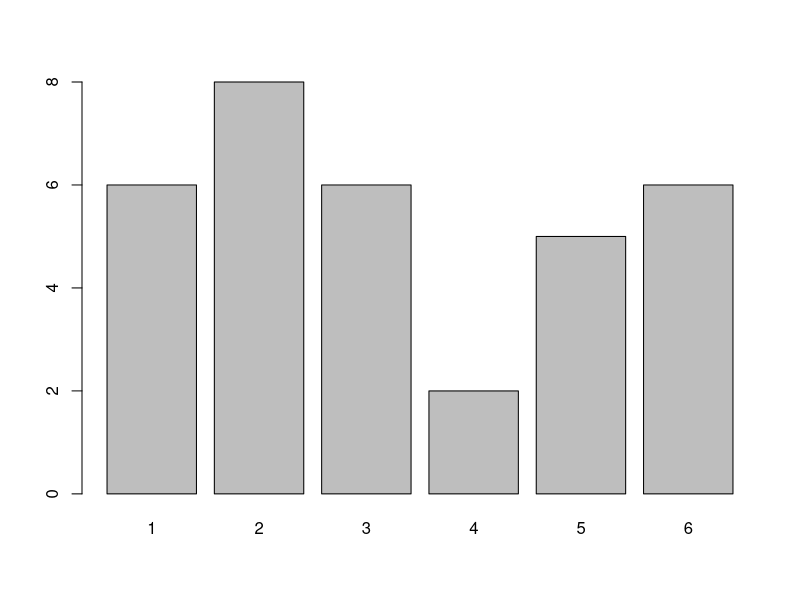

R code for this plot:
## ---- chunk 1
## Example: Create two variables, a and b.
## Then add them together.
a <- 1
b =  2
c <- a + b
c
## ---- chunk 2
## Addition doesn't work with characters. But you can paste.
## This is called concatenation in many other languages.
foo <- "a"
bar <- "b"

paste(foo, bar, sep = " | ")

## ---- chunk 3
## Tests of equality
a == b
a != b
## ---- chunk 4
## More tests of equality
foo == bar
foo != bar
## ---- chunk 5
## We can do other tests.
a > b
c <= a
## ---- chunk 6
a <- 1
b <- 2
a > b
## ---- chunk 7
is.numeric(a)
is.character(foo)
is.numeric(bar)
## ---- chunk 8
## Play around with this. Using the other variables we have made, do you ever
## get different results?
is.vector(foo)
length(a)
## ---- chunk 9
## We can make a vector of numbers as a sequence.
a <- 1:15
a

## Feel free to play the song.
b <- c(8,6,7,5,3,0,9)
b

## Question: How can we find out what "c" means and how to use it?
## I'm looking for two answers. Via the IDE and via the REPL.

## Or we can create a vector as output from another function:
c <- sample(1:6, 33, replace = TRUE)
c
## ---- chunk 10
## Can you tell me the length of b and c?
length(a)
## ---- chunk 11
## This is both silly and rather pointless, but it works.
foo <- c("a", "b", "c", "three")
length(foo)
## ---- chunk 12
## This also works works, but it does something.
## Any idea what this does?
bar <- c("a", "b", 8)
bar
## ---- chunk 13
## Math
## Compare a to a+1
a
a + 1
## ---- chunk 14
## Functions
## Many functions in R can accept a vector as a parameter.
## Remember, your results may differ a little because we built this randomly.
table(c)
## ---- chunk 15
## Plotting
## Again - your results may differ.
plot(as.factor(c))
## ---- chunk 16
## Indexing!
## Always using the square bracket operator
c[1:3]
## ---- chunk 17
c > 3
## ---- chunk 18
table(c > 3)
## ---- chunk 19
c[c > 3]
## ---- chunk 20
gender <- sample(c("Foo", "Bar", "Baz"), 24, replace = TRUE) 
gender[gender != "Baz"]
## ---- chunk 21
## Oh yes, we can!
gender[gender > "Baz"]
## ---- chunk 22
## Let's create a new sample
c <- sample(1:6, 20, replace = TRUE)
## ---- chunk 23
1/6*100
